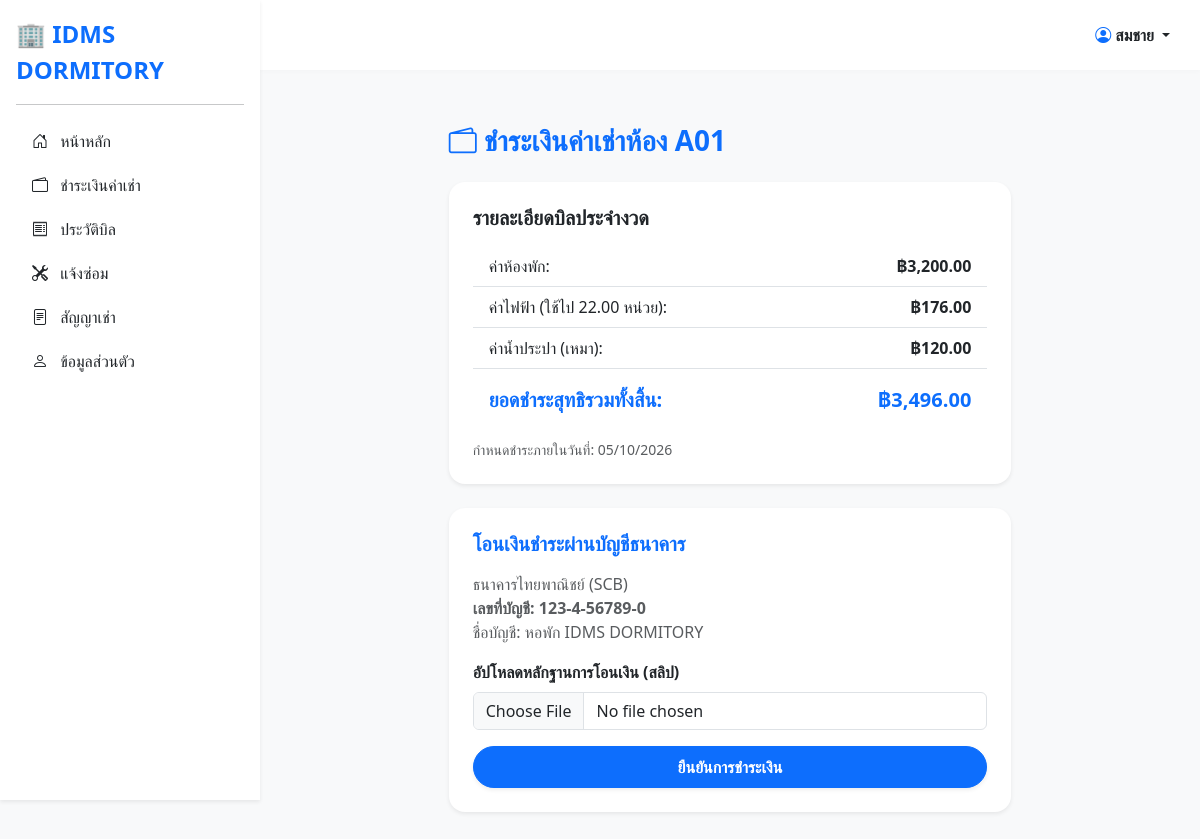
The page /payment.php (signed in) on the database its author committed.
### tables this page shows
CREATE TABLE `contract` (
  `contract_id` varchar(10) NOT NULL,
  `signed_date` date DEFAULT NULL,
  `start_date` date DEFAULT NULL,
  `end_date` date DEFAULT NULL,
  `deposit_total` decimal(10,2) DEFAULT NULL,
  `contract_status` varchar(20) DEFAULT NULL,
  `room_id` varchar(10) DEFAULT NULL,
  `tenant_id` varchar(10) DEFAULT NULL
);

CREATE TABLE `bill` (
  `bill_id` varchar(10) NOT NULL,
  `bill_date` date DEFAULT NULL,
  `due_date` date DEFAULT NULL,
  `room_rent` decimal(10,2) DEFAULT NULL,
  `electric_total` decimal(10,2) DEFAULT NULL,
  `water_total` decimal(10,2) DEFAULT NULL,
  `penalty_total` decimal(10,2) DEFAULT NULL,
  `net_total` decimal(10,2) DEFAULT NULL,
  `bill_status` varchar(20) DEFAULT NULL,
  `record_id` varchar(10) DEFAULT NULL
);

### payment.php (the view, shortened to what this page needs)
<?php
include("connect.php");
$tenant_id = isset($_SESSION['tenant_id']) ? $_SESSION['tenant_id'] : (isset($_SESSION['user_id']) ? $_SESSION['user_id'] : $_SESSION['id']);
$room_sql = "SELECT room_id FROM CONTRACT WHERE tenant_id = '$tenant_id' AND contract_status = 'active' LIMIT 1";
$room_res = mysqli_query($conn, $room_sql);
$room_row = mysqli_fetch_assoc($room_res);
$room_id = $room_row ? $room_row['room_id'] : '';
$bill_sql = "SELECT b.*, u.electric_meter, u.electric_rate, u.water_rate, u.room_id, u.record_id,
                   (SELECT u2.electric_meter
                    FROM UTILITY_RECORD u2
                    WHERE u2.room_id = u.room_id AND u2.record_id < u.record_id
                    ORDER BY u2.record_id DESC LIMIT 1) AS prev_meter
             FROM BILL b
             JOIN UTILITY_RECORD u ON b.record_id = u.record_id
             WHERE u.room_id = '$room_id' AND b.bill_status = 'pending'
             ORDER BY b.bill_id DESC LIMIT 1";
$bill_res = mysqli_query($conn, $bill_sql);
$bill = mysqli_fetch_assoc($bill_res);
$units_used = 0;
if ($bill) {
    $prev_meter = !empty($bill['prev_meter']) ? $bill['prev_meter'] : 0;
    $units_used = $bill['electric_meter'] - $prev_meter;
}
?>
<!DOCTYPE html>
<html lang="th">
<head>
    <link href="https://cdn.jsdelivr.net/npm/bootstrap@5.3.0/dist/css/bootstrap.min.css" rel="stylesheet">
    <link rel="stylesheet" href="https://cdn.jsdelivr.net/npm/bootstrap-icons@1.10.5/font/bootstrap-icons.css">
</head>
<body class="bg-light">
    <?php include("sidebar.php"); ?>
    <div class="main-content">
        <div class="container py-4">
            <div class="row justify-content-center">
                <div class="col-md-8">
                    <h3 class="fw-bold text-primary mb-4"><i class="bi bi-wallet2"></i> ชำระเงินค่าเช่าห้อง <?php echo $room_id; ?></h3>
                    <?php if ($bill): ?>
                        <div class="card border-0 shadow-sm rounded-4 p-4 mb-4">
                            <h5 class="fw-bold text-dark mb-3">รายละเอียดบิลประจำงวด</h5>
                            <ul class="list-group list-group-flush mb-3">
                                <li class="list-group-item d-flex justify-content-between">
                                    <span>ค่าห้องพัก:</span> <strong>฿<?php echo number_format($bill['room_rent'], 2); ?></strong>
                                </li>
                                <li class="list-group-item d-flex justify-content-between">
                                    <span>ค่าไฟฟ้า (ใช้ไป <?php echo number_format($units_used, 2); ?> หน่วย):</span> <strong>฿<?php echo number_format($bill['electric_total'], 2); ?></strong>
                                </li>
                                <li class="list-group-item d-flex justify-content-between">
                                    <span>ค่าน้ำประปา (เหมา):</span> <strong>฿<?php echo number_format($bill['water_total'], 2); ?></strong>
                                </li>
                                <li class="list-group-item d-flex justify-content-between fs-5 fw-bold text-primary bg-white pt-3">
                                    <span>ยอดชำระสุทธิรวมทั้งสิ้น:</span> <span>฿<?php echo number_format($bill['net_total'], 2); ?></span>
                                </li>
                            </ul>
                            <p class="text-muted small mb-0">กำหนดชำระภายในวันที่: <?php echo date('d/m/Y', strtotime($bill['due_date'])); ?></p>
                        </div>
                        <div class="card border-0 shadow-sm rounded-4 p-4">
                            <form method="POST" enctype="multipart/form-data">
                                <h5 class="fw-bold text-primary mb-3">โอนเงินชำระผ่านบัญชีธนาคาร</h5>
                                <p class="text-muted mb-3">ธนาคารไทยพาณิชย์ (SCB) <br><strong>เลขที่บัญชี: 123-4-56789-0</strong> <br>ชื่อบัญชี: หอพัก IDMS DORMITORY</p>
                                <div class="mb-3">
                                    <label class="form-label fw-bold">อัปโหลดหลักฐานการโอนเงิน (สลิป)</label>
                                    <input type="file" name="slip_image" class="form-control" accept="image/*" required>
                                </div>
                                <button type="submit" name="pay_now" class="btn btn-primary w-100 py-2 fw-bold rounded-pill shadow-sm">ยืนยันการชำระเงิน</button>
                            </form>
                        </div>
                    <?php endif; ?>
                </div>
            </div>
        </div>
    </div>
</body>
</html>

### sidebar.php (style rules this page uses)
.main-content { margin-left: 260px; margin-top: 70px; padding: 30px; background-color: #f8f9fa; min-height: calc(100vh - 70px); }

### rows shown on the page
contract: room "A01"
bill: room_rent "3,200.00", electric_total "176.00", water_total "120.00", net_total "3,496.00", due_date "05/10/2026"

### other values the page prints
$_SESSION['fname'] "สมชาย"
$units_used "22.00"
